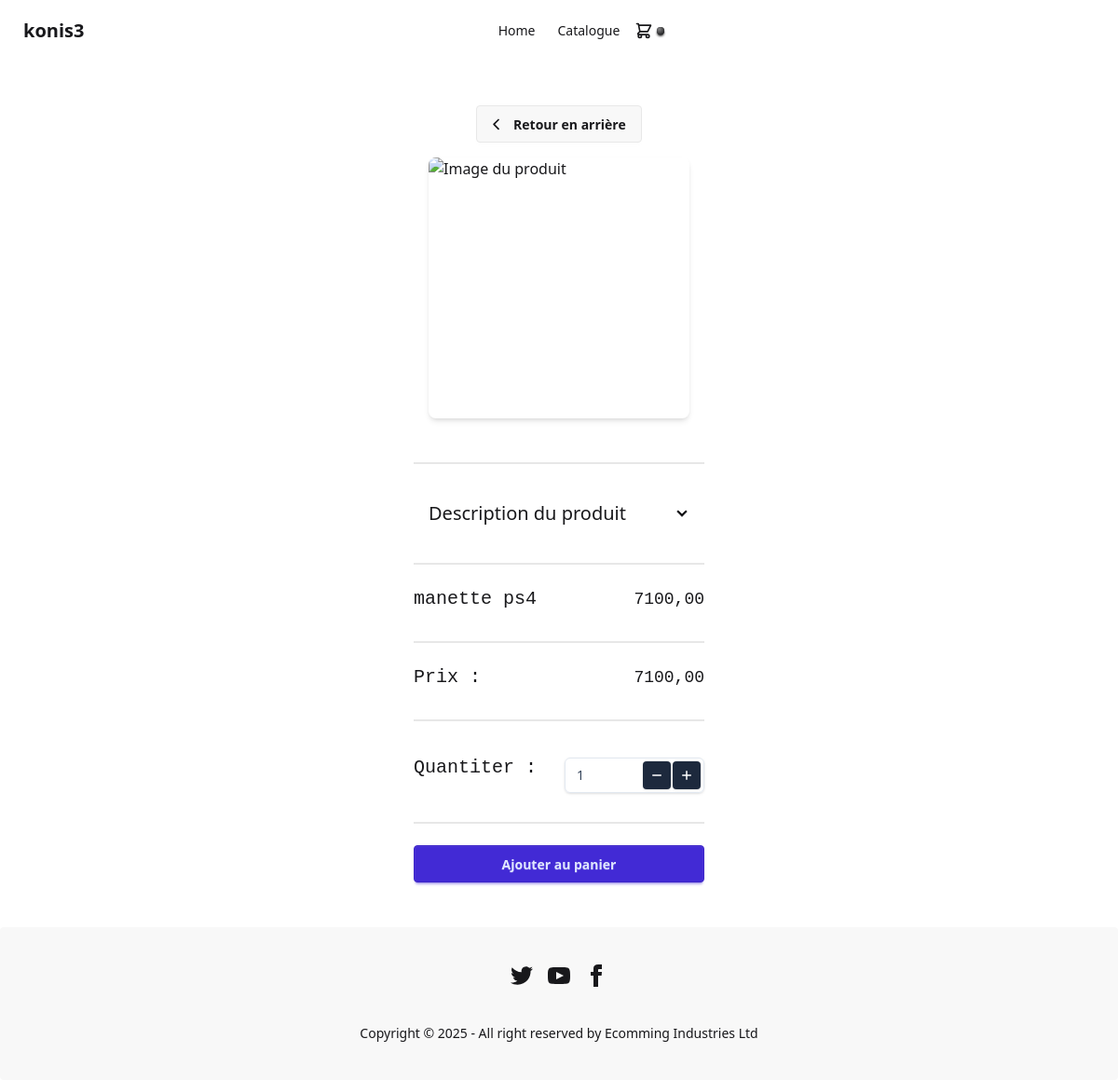
The app's page /produit/11/ with its own data.
### Ecomming/models.py (models this page shows, shortened)
class Site(models.Model):
    nom_entreprise = models.CharField(max_length=255)
    description_entreprise = models.TextField()

class Produit(models.Model):
    id = models.AutoField(_("ID"), primary_key=True)
    name = models.CharField(_("Nom du produit"), max_length=100)
    description = models.TextField(_("Description du produit"))
    prix = models.DecimalField(_("Prix du produit"), max_digits=10, decimal_places=2)
    categorie = models.ForeignKey(Categorie, on_delete=models.CASCADE, related_name="produits")
    quantite = models.IntegerField(_("Quantite"))
    image_couverture = CloudinaryField('image_couverture', folder="mon-projet/photos/couvertures/")
    image_1 = CloudinaryField('image_1', folder="mon-projet/photos/couvertures/",  null=True)
    image_2 = CloudinaryField('image_2', folder="mon-projet/photos/couvertures/",  null=True)
    image_3 = CloudinaryField('image_3', folder="mon-projet/photos/couvertures/",  null=True)

### Ecomming/views.py (the view)
# urls.py: path('produit/<int:id>/', views.produit_detail, name='produit_detail'),
def produit_detail(request, id):
    produit = get_object_or_404(Produit, id=id)
    context = {
        'title': produit.name,
       'produit': produit,
        'NomEntreprise':Site.objects.get(id=1).nom_entreprise,
        'categories': Categorie.objects.all(),
    }
    return render(request, 'produit_detail.html',  context=context)

### Ecomming/templates/produit_detail.html (shortened to what this page needs)
{% extends 'base.html' %} {% block content %}
<div class="flex justify-center items-center">
  <div class="container w-auto max-w-lg self-center my-8">
    <div class="flex justify-center items-center flex-col p-4">
      <button class="btn" onclick="history.back()">
        <svg xmlns="http://www.w3.org/2000/svg" fill="none" viewBox="0 0 24 24" stroke-width="2.5" stroke="currentColor" class="size-[1.2em]">
          <path stroke-linecap="round" stroke-linejoin="round" d="M10 19l-7-7 7-7" />
        </svg>
        Retour en arrière
      </button>
      <div
        class="carousel carousel-center rounded-box max-w-md space-x-4 p-4 h-80"
      >
        <div class="carousel-item">
          <label for="modal-couverture" class="cursor-pointer">
            <img
              src="{{ produit.image_couverture.url }}"
              alt="Image du produit"
              class="object-cover h-70 rounded-box aspect-square shadow-md hover:opacity-90 transition-opacity"
            />
          </label>
        </div>
      </div>
      <div class="divider"></div>
      <div class="collapse collapse-arrow w-full">
        <div class="collapse-title text-xl font-medium">
          Description du produit
        </div>
      </div>
      <div class="divider"></div>
      <div class="flex justify-between items-center flex-row mb-2 w-full">
        <h1 class="text-xl font-mono mr-4">{{ produit.name }}</h1>
        <p class="text-lg font-mono">{{ produit.prix }}</p>
      </div>
      <div class="divider"></div>
      <div class="flex justify-between items-center flex-row mb-2 w-full">
        <h1 class="text-xl mr-4 font-mono">Prix :</h1>
        <p class="text-lg font-mono">{{ produit.prix }}</p>
      </div>
      <div class="divider"></div>
      <div class="flex justify-between items-center flex-row mb-2 w-full">
        <h1 class="text-xl font-mono mr-4">Quantiter :</h1>
        <div class="w-[150px] max-w-sm relative mt-4 z-">
          <div class="relative">
            <button
              onclick="decreaseButton()"
              id="decreaseButton"
              class="absolute right-9 top-1 rounded bg-slate-800 p-1.5 border border-transparent text-center text-sm text-white transition-all shadow-sm hover:shadow focus:bg-slate-700 focus:shadow-none active:bg-slate-700 hover:bg-slate-700 active:shadow-none disabled:pointer-events-none disabled:opacity-50 disabled:shadow-none"
              type="button"
            >
              <svg
                xmlns="http://www.w3.org/2000/svg"
                viewBox="0 0 16 16"
                fill="currentColor"
                class="w-4 h-4"
              >
                <path
                  d="M3.75 7.25a.75.75 0 0 0 0 1.5h8.5a.75.75 0 0 0 0-1.5h-8.5Z"
                />
              </svg>
            </button>
            <input
              id="amountInput"
              type="number"
              value="1"
              max="{{ produit.quantite }}"
              class="w-full bg-transparent placeholder:text-slate-400 text-slate-700 text-sm border border-slate-200 rounded-md pl-3 pr-20 py-2 transition duration-300 ease focus:outline-none focus:border-slate-400 hover:border-slate-300 shadow-sm focus:shadow appearance-none [&::-webkit-outer-spin-button]:appearance-none [&::-webkit-inner-spin-button]:appearance-none"
            />
            <button
              onclick="increaseButton({{ produit.quantite }})"
              id="increaseButton"
              class="absolute right-1 top-1 rounded bg-slate-800 p-1.5 border border-transparent text-center text-sm text-white transition-all shadow-sm hover:shadow focus:bg-slate-700 focus:shadow-none active:bg-slate-700 hover:bg-slate-700 active:shadow-none disabled:pointer-events-none disabled:opacity-50 disabled:shadow-none"
              type="button"
            >
              <svg
                xmlns="http://www.w3.org/2000/svg"
                viewBox="0 0 16 16"
                fill="currentColor"
                class="w-4 h-4"
              >
                <path
                  d="M8.75 3.75a.75.75 0 0 0-1.5 0v3.5h-3.5a.75.75 0 0 0 0 1.5h3.5v3.5a.75.75 0 0 0 1.5 0v-3.5h3.5a.75.75 0 0 0 0-1.5h-3.5v-3.5Z"
                />
              </svg>
            </button>
          </div>
        </div>
      </div>
      <div class="divider"></div>
      <button class="btn btn-primary w-full" id="addToCard">
        Ajouter au panier
      </button>
    </div>
  </div>
</div>
{% endblock %}

### Ecomming/templates/base.html (shortened to what this page needs)
{% load static %}
<!DOCTYPE html>
<html data-theme="light">
  <head>
    <link
      href="{% static 'css/style.css' %}"
      rel="stylesheet"
      type="text/css"
    />
    <link
      href="https://cdn.jsdelivr.net/npm/daisyui@5"
      rel="stylesheet"
      type="text/css"
    />
    <link
      href="https://cdn.jsdelivr.net/npm/daisyui@5/themes.css"
      rel="stylesheet"
      type="text/css"
    />
  </head>
  <body>
    <div class="navbar bg-base-100">
      <div class="navbar-start">
        <a class="btn btn-ghost text-xl">{{NomEntreprise}}</a>
      </div>
      <div class="navbar-center hidden lg:flex">
        <ul class="menu menu-horizontal px-1">
          <li><a href="{% url 'index' %}">Home</a></li>
          <li><a href="{% url 'catalogue' %}">Catalogue</a></li>
        </ul>
      </div>
      <div class="navbar-end">
        <div class="drawer drawer-end">
          <div class="drawer-content">
            <label for="my-drawer-4" class="drawer-button flex items-center">
              <div class="inline-grid *:[grid-area:1/1]">
                <div class="status status-neutral"></div>
              </div>
            </label>
          </div>
        </div>
      </div>
    </div>
    {% block content %}{% endblock %}
    <footer
      class="footer footer-horizontal footer-center bg-base-200 text-base-content rounded p-10"
    >
      <nav>
        <div class="grid grid-flow-col gap-4">
          <a>
          </a>
          <a>
          </a>
          <a>
            <svg
              xmlns="http://www.w3.org/2000/svg"
              width="24"
              height="24"
              viewBox="0 0 24 24"
              class="fill-current"
            >
              <path
                d="M9 8h-3v4h3v12h5v-12h3.642l.358-4h-4v-1.667c0-.955.192-1.333 1.115-1.333h2.885v-5h-3.808c-3.596 0-5.192 1.583-5.192 4.615v3.385z"
              ></path>
            </svg>
          </a>
        </div>
      </nav>
      <aside>
        <p>Copyright © 2025 - All right reserved by Ecomming Industries Ltd</p>
      </aside>
    </footer>
    <script src="https://cdn.jsdelivr.net/npm/@tailwindcss/browser@4"></script>
  </body>
</html>

### records on screen
Site: nom_entreprise "konis3"
Produit: name "manette ps4", prix "7100,00", quantite "1"
